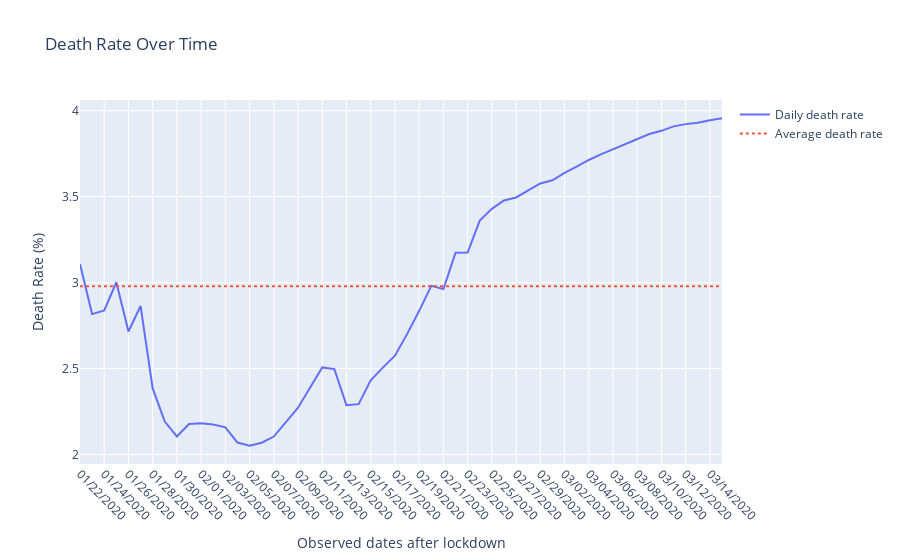
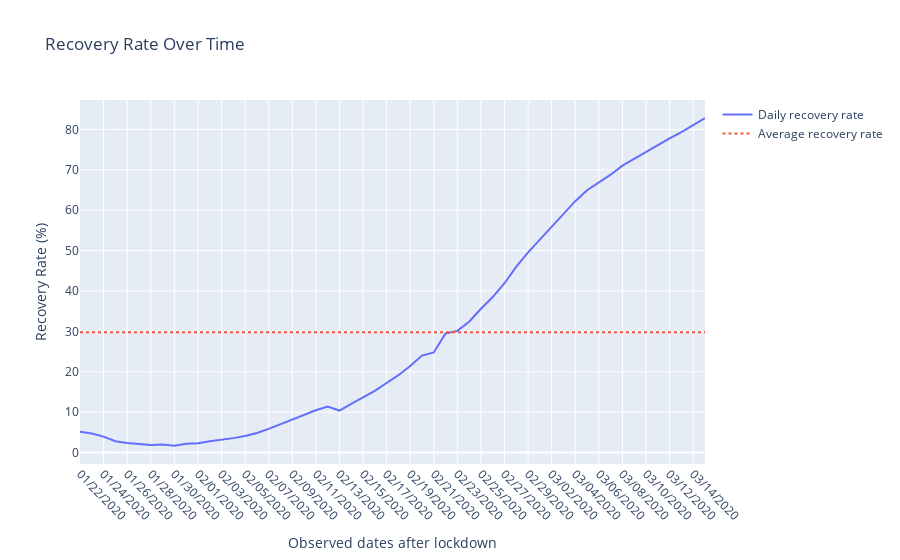

These figures' notebook cell, in order:
### Code cell
fig = go.Figure()

fig.add_trace(go.Scatter(
    x = observe_date.index,
    y = observe_date['death_rate'].values,
    name = 'Daily death rate'
))

fig.add_trace(go.Scatter(
    x = observe_date.index,
    y = [observe_date.mean()['death_rate']]*len(observe_date),
    name = 'Average death rate',
    line = dict(dash='dot')
    
))

fig.layout.update(
    title = 'Death Rate Over Time',
    xaxis_title = "Observed dates after lockdown",
    yaxis_title = 'Death Rate (%)'
)

fig1 = go.Figure()


fig1.add_trace(go.Scatter(
    x = observe_date.index,
    y = observe_date['recovery_rate'].values,
    name = 'Daily recovery rate'
))

fig1.add_trace(go.Scatter(
    x = observe_date.index,
    y = [observe_date.mean()['recovery_rate']]*len(observe_date),
    name = 'Average recovery rate',
    line = dict(dash='dot')
))

fig1.layout.update(
    title = 'Recovery Rate Over Time',
    xaxis_title = "Observed dates after lockdown",
    yaxis_title = 'Recovery Rate (%)'
)

fig.update_xaxes(tickangle=45) 
fig1.update_xaxes(tickangle=45) 

fig.show()
fig1.show()
